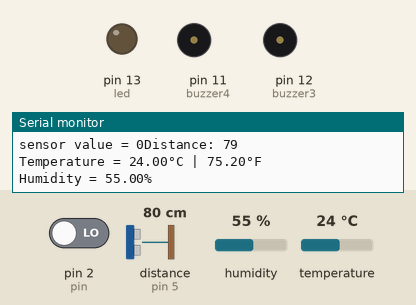
Bench run of a sketch on a simulated Arduino Uno, built with avr-gcc and run on an emulated ATmega328P. Shown: output pins drawn as LEDs (lit = HIGH), buzzer (waves = sounding, pin HIGH), the last lines printed to the serial monitor. Wiring (inferred from the names in the program): ultrasonic range finder: trigger pin 6; echo pin 5. The inputs (shaded band) are chosen by the test bench; at power-on: pin 2 (pin) LOW, distance to the obstacle (sensor on pin 5) 80 cm, temperature 24 °C, humidity 55 %. The echo pulse lasts 58.3 µs per cm; pins used as bus, display or sensor lines are not drawn.

Above: at 2.8 s.
2.9 s: pin 2 (pin) driven HIGH
At 4.7 s:
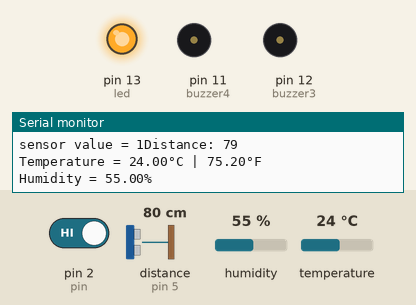
5.6 s: distance to the obstacle (sensor on pin 5) set to 8 cm
7.5 s: distance to the obstacle (sensor on pin 5) set to 5 cm
At 9.1 s:
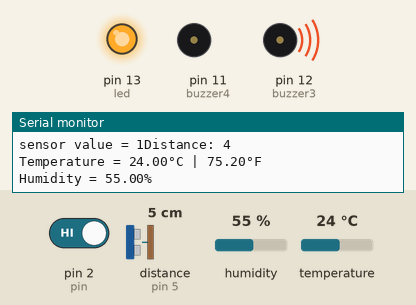
9.8 s: temperature set to 29 °C
13.6 s: temperature set to 32 °C
At 17.5 s:
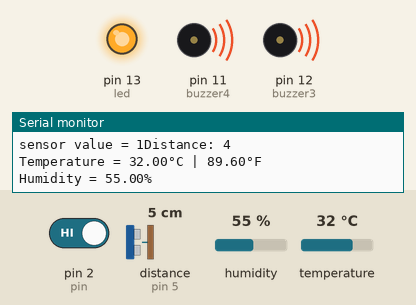
18.1 s: pin 2 (pin) driven LOW
At 19.5 s:
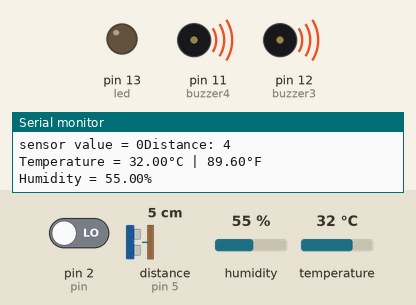
Timing chart, 0 to 21.1 s (numbered marks = the images above; inputs shaded):
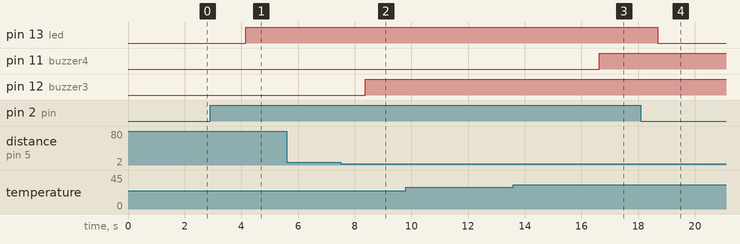

Measured:
- the behaviour switches between 7 and 6 cm on distance to the obstacle (sensor on pin 5) (found by bisection; images 1 and 2)
- the behaviour switches between 30 and 31 °C on temperature (found by bisection; images 2 and 3)
- after the input at 2.9 s, pin 13 (led): LOW → HIGH after 1.3 s
- after the input at 7.5 s, pin 12 (buzzer3): LOW → HIGH after 0.87 s
- after the input at 13.6 s, pin 11 (buzzer4): LOW → HIGH after 3.0 s
- after the input at 18.1 s, pin 13 (led): HIGH → LOW after 0.60 s

The sketch:

home_security2.ino
```cpp
int led = 13;
int pin = 2;

int value = 0;
int pirState = LOW;

int irSensor=2;     // pin 3 is the buzzer output


// defines pins numbers
const int trigPin3 = 6;
const int echoPin3 = 5;
const int buzzer3 = 12;

                            //  Project by - Be innovative with Prasad
                                    //   title - ultrasonic sensor project with buzzer and Arduino
// defines variables
long duration1;
int distance1;
int safetyDistance1;


const int buzzer4 = 11;

#include <dht.h>        // Include library
#define outPin 7       // Defines pin number to which the sensor is connected

dht DHT;                // Creates a DHT object

void setup() {
  pinMode(led, OUTPUT);
  pinMode(pin, INPUT);
  pinMode(irSensor,INPUT);    //configure pin 4 as OUTPUT


  pinMode(trigPin3, OUTPUT); // Sets the trigPin as an Output
  pinMode(echoPin3, INPUT); // Sets the echoPin as an Input
  pinMode(buzzer3, OUTPUT);


  pinMode(buzzer4, OUTPUT);

  Serial.begin(9600);

}

void loop() {
 value = digitalRead(pin);

  if (value == HIGH) {
    digitalWrite(led, HIGH);

    if (pirState == LOW) {
      Serial.println("Motion Detected!");
      pirState = HIGH;
    }
  }else{
    digitalWrite(led, LOW);

    if(pirState == HIGH){
      Serial.println("Motion Ended!");
      pirState = LOW;
      }
    }


  int value2=digitalRead(irSensor);
  Serial.println("");
  Serial.print("sensor value = ");
  Serial.print(value2);

  delay(50);


digitalWrite(trigPin3, LOW);
delayMicroseconds(2);

// Sets the trigPin on HIGH state for 10 micro seconds
digitalWrite(trigPin3, HIGH);
delayMicroseconds(10);
digitalWrite(trigPin3, LOW);

// Reads the echoPin, returns the sound wave travel time in microseconds
duration1 = pulseIn(echoPin3, HIGH);

// Calculating the distance
distance1= duration1*0.034/2;

safetyDistance1 = distance1;
if (safetyDistance1 <= 5)   // You can change safe distance from here changing value Ex. 20 , 40 , 60 , 80 , 100, all in cm
{
  digitalWrite(buzzer3, HIGH);

}
else{
  digitalWrite(buzzer3, LOW);

}

// Prints the distance on the Serial Monitor
Serial.print("Distance: ");
Serial.println(distance1);


int readData = DHT.read11(outPin);

	float t = DHT.temperature;        // Read temperature
	float h = DHT.humidity;           // Read humidity

	Serial.print("Temperature = ");
	Serial.print(t);
	Serial.print("°C | ");
	Serial.print((t*9.0)/5.0+32.0);        // Convert celsius to fahrenheit
	Serial.println("°F ");
	Serial.print("Humidity = ");
	Serial.print(h);
	Serial.println("% ");
	Serial.println("");
  delay(2000); // wait two seconds
  if(t>=31.00)
  {
      digitalWrite(buzzer4, HIGH);
  }
 // wait two seconds
  else
  {
      digitalWrite(buzzer4, LOW);
  }

}
```
